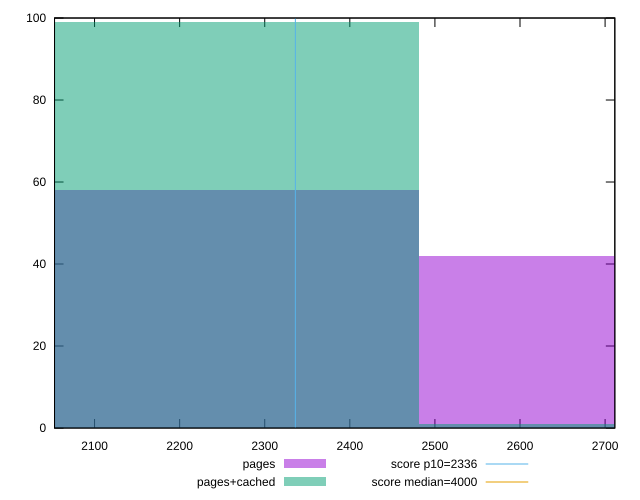

This chart was generated by the following gnuplot code:
reset

$pages <<EOF
2706.8236636237452 42
2255.6863863531207 58
EOF

$pagesCached <<EOF
2706.8236636237452 1
2255.6863863531207 99
EOF

set key outside below
set boxwidth 451.13727727062417
set xrange [2052.973:2711.433]
set yrange [0:100]
set trange [0:100]
set style fill transparent solid 0.5 noborder

set parametric
set terminal svg size 640, 500 enhanced background rgb 'white'
set output "report_0_00242021-02-20T12:25:28.543Z/first-contentful-paint/comparison/histogram/0_vs_1.svg"

plot $pages title "pages" with boxes, \
     $pagesCached title "pages+cached" with boxes, \
     2336,t title "score p10=2336", \
     4000,t title "score median=4000"

reset
